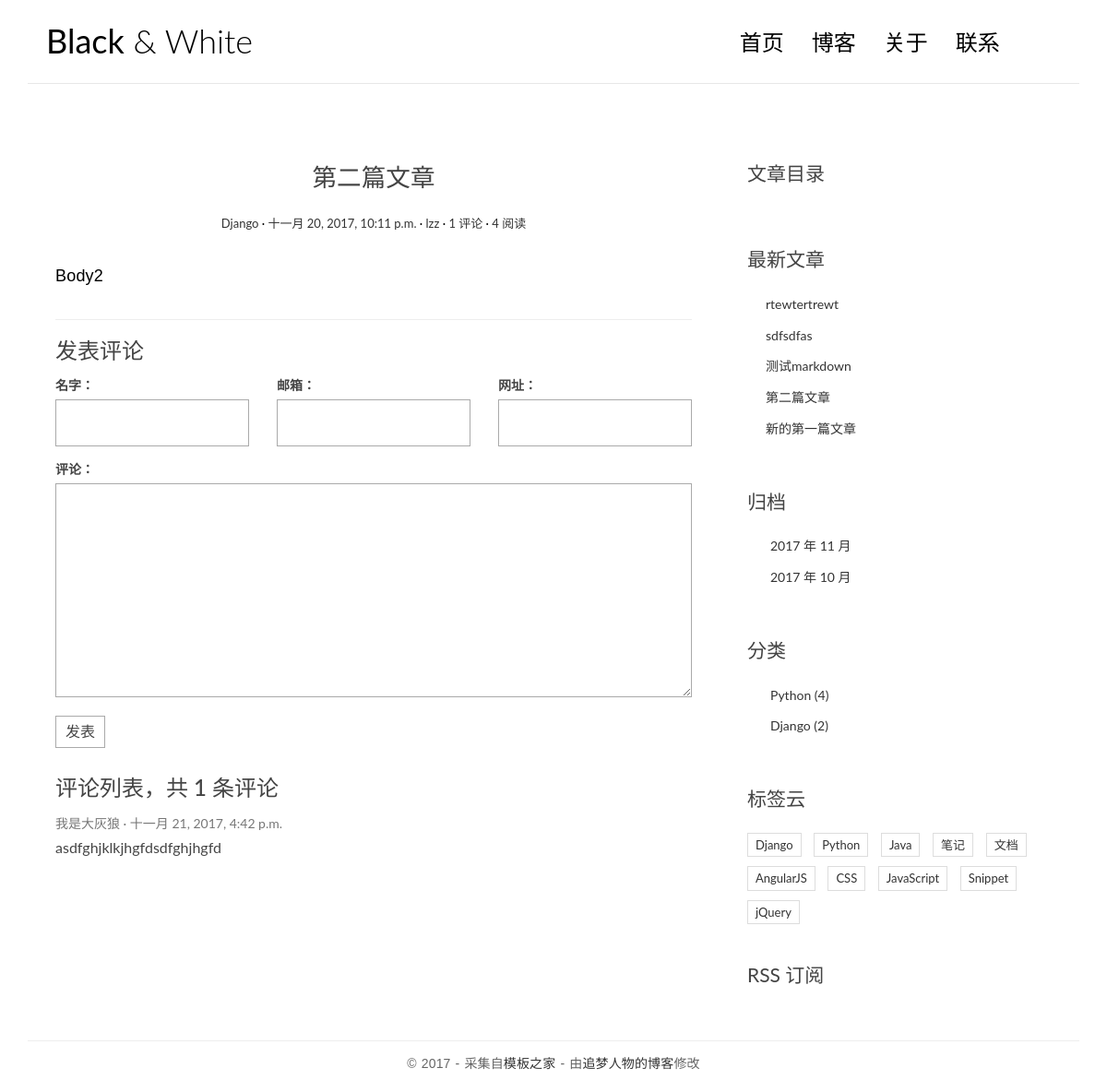
The app's page /post/2/ with its own data.
### blog/models.py (models this page shows, shortened)
class Post(models.Model):
    title = models.CharField(max_length=70)
    body = models.TextField()
    created_time = models.DateTimeField()
    modified_time = models.DateTimeField()
    excerpt = models.CharField(max_length=100, blank=True)
    category = models.ForeignKey(Category)
    tags = models.ManyToManyField(Tag, blank=True)
    author = models.ForeignKey(User)
    views = models.PositiveIntegerField(default=0)
    def get_absolute_url(self):
        return reverse('blog:detail', kwargs={'pk': self.pk})
    def increase_views(self):
        self.views += 1
        self.save(update_fields=['views'])
    class Meta:
        ordering = ['-created_time']
        verbose_name_plural = '文章'

class Category(models.Model):
    name = models.CharField(max_length=100)
    def __str__(self):
        return self.name

### comments/models.py (models this page shows, shortened)
class Comments(models.Model):
    name = models.CharField(max_length=100)
    email = models.EmailField(max_length=255)
    url = models.URLField(blank=True)
    text = models.TextField()
    created_time = models.DateTimeField(auto_now_add=True)
    post = models.ForeignKey('blog.Post')

### blog/views.py (the view)
# urls.py: url(r'^post/(?P<pk>[0-9]+)/$', views.PostDetailView.as_view(), name='detail'),
class PostDetailView(DetailView):
    model = Post
    template_name = 'blog/detail.html'
    context_object_name = 'post'
    '''
        def get(self, request, *args, **kwargs):
            response = super(PostDetailView, self).get(request, *args, **kwargs)
            self.object.increase_views()
            return response
    '''
    def get_object(self, queryset=None):
        post = super(PostDetailView, self).get_object(queryset=None)
        post.increase_views()
        md = markdown.Markdown(extensions=['markdown.extensions.extra',
                                           'markdown.extensions.codehilite',
                                           TocExtension(slugify=slugify),
                                           ])
        post.body = md.convert(post.body)
        post.toc = md.toc
        return post
    def get_context_data(self, **kwargs):
        context = super(PostDetailView, self).get_context_data(**kwargs)
        form = CommentForm()
        comment_list = self.object.comments_set.all()
        context.update({
            'form': form,
            'comment_list': comment_list
        })
        return context

### comments/forms.py
class CommentForm(forms.ModelForm):
    class Meta:
        model = Comments
        fields = ['name', 'email', 'url', 'text']

### blog/templatetags/blog_tags.py (called while the page is built)
@register.simple_tag
def get_recent_posts(num=5):
    return Post.objects.all().order_by('-created_time')[:num]

@register.simple_tag
def archives():
    return Post.objects.dates('created_time', 'month', order='DESC')

@register.simple_tag()
def get_categories():
    return Category.objects.annotate(num_posts=Count('post')).filter(num_posts__gt=0)

### templates/blog/detail.html (shortened to what this page needs)
{% extends 'base.html' %}
{% block main %}
    <article class="post post-1">
        <header class="entry-header">
            <h1 class="entry-title">{{ post.title }}</h1>
            <div class="entry-meta">
                <span class="post-category"><a href="#">{{ post.category }}</a></span>
                <span class="post-date"><a href="#"><time class="entry-date"
                                                          datetime="{{ post.created_time }}">{{ post.created_time }}</time></a></span>
                <span class="post-author"><a href="#">{{ post.author }}</a></span>
                <span class="comments-link"><a href="{{ post.get_absolute_url }}#comment-area">{{ post.comments_set.count }} 评论</a></span>
                <span class="views-count"><a href="#">{{ post.views }} 阅读</a></span>
            </div>
        </header>
        <div class="entry-content clearfix">
            {{ post.body|safe }}
        </div>
    </article>
    <section class="comment-area" id="comment-area">
        <hr>
        <h3>发表评论</h3>
        <form action="{% url 'comments:post_comment' post.pk %}" method="post" class="comment-form">
            <div class="row">
                <div class="col-md-4">
                    <label for="{{ form.name.id_for_label }}">名字：</label>
                    {{ form.name }}
                </div>
                <div class="col-md-4">
                    <label for="{{ form.name.id_for_label }}">邮箱：</label>
                    {{ form.email }}
                </div>
                <div class="col-md-4">
                    <label for="{{ form.name.id_for_label }}">网址：</label>
                    {{ form.url }}
                </div>
                <div class="col-md-12">
                    <label for="{{ form.name.id_for_label }}">评论：</label>
                    {{ form.text }}
                    <button type="submit" class="comment-btn">发表</button>
                </div>
            </div>
        </form>
        <div class="comment-list-panel">
            <h3>评论列表，共 <span>{{ post.comments_set.count }}</span> 条评论</h3>
            <ul class="comment-list list-unstyled">
                {% for comment in comment_list %}
                <li class="comment-item">
                    <span class="nickname">{{ comment.name }}</span>
                    <time class="submit-date" datetime="{{ comment.created_time }}">{{ comment.created_time }}</time>
                    <div class="text">
                        {{ comment.text }}
                    </div>
                </li>
                {% empty %}
                    暂无评论
                {% endfor %}
            </ul>
        </div>
    </section>
{% endblock %}
{% block toc %}
    <div class="widget widget-content">
        <h3 class="widget-title">文章目录</h3>
    </div>
{% endblock %}

### templates/base.html (shortened to what this page needs)
{% load blog_tags %}
<!DOCTYPE html>
<html>
<head>
    <link rel="stylesheet" href="/static/css/bootstrap.min.css">
    <link rel="stylesheet" href="http://code.ionicframework.com/ionicons/2.0.1/css/ionicons.min.css">
    <link rel="stylesheet" href="/static/css/pace.css">
    <link rel="stylesheet" href="/static/css/custom.css">
    <link rel="stylesheet" href="/static/css/highlights/github.css">
</head>
<body>
<div class="container">
    <header id="site-header">
        <div class="row">
            <div class="col-md-4 col-sm-5 col-xs-8">
                <div class="logo">
                    <h1><a href="{% url 'blog:index' %}"><b>Black</b> &amp; White</a></h1>
                </div>
            </div>
            <div class="col-md-8 col-sm-7 col-xs-4">
                <nav class="main-nav" role="navigation">
                    <div class="collapse navbar-collapse" id="bs-example-navbar-collapse-1">
                        <ul class="nav navbar-nav navbar-right">
                            <li class="cl-effect-11"><a href="{% url 'blog:index' %}" data-hover="首页">首页</a></li>
                            <li class="cl-effect-11"><a href="full-width.html" data-hover="博客">博客</a></li>
                            <li class="cl-effect-11"><a href="about.html" data-hover="关于">关于</a></li>
                            <li class="cl-effect-11"><a href="contact.html" data-hover="联系">联系</a></li>
                        </ul>
                    </div>
                </nav>
            </div>
        </div>
    </header>
</div>
<div class="content-body">
    <div class="container">
        <div class="row">
            <main class="col-md-8">
                {% block main %}
                {% endblock %}
            </main>
            <aside class="col-md-4">
                {% block toc %}
                {% endblock %}
                <div class="widget widget-recent-posts">
                    <h3 class="widget-title">最新文章</h3>
                    {% get_recent_posts as recent_post_list %}
                    <ul>
                        {% for post in recent_post_list %}
                        <li>
                            <a href="{{ post.get_absolute_url }}">{{ post.title }}</a>
                        </li>
                        {% endfor %}
                    </ul>
                </div>
                <div class="widget widget-archives">
                    <h3 class="widget-title">归档</h3>
                    {% archives as date_list %}
                    <ul>
                        {% for date in date_list %}
                        <li>
                            <a href="{% url 'blog:archives' date.year date.month %}">{{ date.year }} 年 {{ date.month }} 月</a>
                        </li>
                        {% endfor %}
                    </ul>
                </div>
                <div class="widget widget-category">
                    <h3 class="widget-title">分类</h3>
                    {% get_categories as category_list %}
                    <ul>
                        {% for category in category_list %}
                        <li>
                            <a href="{% url 'blog:category' category.pk %}">{{ category.name }}
                                <span class="post-count">({{ category.num_posts }})</span>
                            </a>
                        </li>
                        {% endfor %}
                    </ul>
                </div>
                <div class="widget widget-tag-cloud">
                    <h3 class="widget-title">标签云</h3>
                    <ul>
                        <li>
                            <a href="#">Django</a>
                        </li>
                        <li>
                            <a href="#">Python</a>
                        </li>
                        <li>
                            <a href="#">Java</a>
                        </li>
                        <li>
                            <a href="#">笔记</a>
                        </li>
                        <li>
                            <a href="#">文档</a>
                        </li>
                        <li>
                            <a href="#">AngularJS</a>
                        </li>
                        <li>
                            <a href="#">CSS</a>
                        </li>
                        <li>
                            <a href="#">JavaScript</a>
                        </li>
                        <li>
                            <a href="#">Snippet</a>
                        </li>
                        <li>
                            <a href="#">jQuery</a>
                        </li>
                    </ul>
                </div>
                <div class="rss">
                    <a href=""> RSS 订阅</a>
                </div>
            </aside>
        </div>
    </div>
</div>
<footer id="site-footer">
    <div class="container">
        <div class="row">
            <div class="col-md-12">
                <p class="copyright">&copy 2017 - 采集自<a href="http://www.cssmoban.com/"
                                                        target="_blank" title="模板之家">模板之家</a>
                    - 由<a href="http://zmrenwu.com/" title="网页模板" target="_blank">追梦人物的博客</a>修改
                </p>
            </div>
        </div>
    </div>
</footer>
</body>
</html>

### statics/css/custom.css (style rules this page uses)
* { outline: none; }
h1, h2, h3, h4, h5, h6 { margin-top: 0; }
b { font-weight: 400; }
a { color: #333; }
body { color: #444; font-family: 'Lato', sans-serif; }
p { font-family: 'Ubuntu', sans-serif; font-weight: 400; word-spacing: 1px; letter-spacing: 0.01em; }
#site-header { background-color: #FFF; padding: 25px 20px; margin-bottom: 40px; border-bottom: 1px solid #e7e7e7; }
.logo h1 a { color: #000; }
.logo h1 { margin: 0; font-family: 'Lato', sans-serif; font-weight: 300; }
.main-nav { margin-top: 11px; max-width: 95%; }
.main-nav a { color: #000000 !important; padding: 0 0 5px 0 !important; margin-right: 30px; font-family: 'Lato', sans-serif; font-weight: 300; font-size: 24px; }
.cl-effect-11 a { padding: 10px 0; color: #0972b4; text-shadow: none; }
.cl-effect-11 a::before { position: absolute; top: 0; left: 0; overflow: hidden; padding: 0 0 5px 0 !important; max-width: 0; border-bottom: 1px solid #000; color: #000; content: attr(data-hover); white-space: nowrap; -webkit-transition: max-width 0.5s; -moz-transition: max-width 0.5s; transition: max-width 0.5s; }
.content-body { padding-bottom: 4em; }
.post { background: #fff; padding: 30px 30px 0; }
.entry-title { text-align: center; font-size: 1.9em; margin-bottom: 20px; line-height: 1.6; padding: 10px 20px 0; }
.entry-meta { text-align: center; color: #DDDDDD; font-size: 13px; margin-bottom: 30px; }
.entry-content { font-size: 18px; line-height: 1.9; font-weight: 300; color: #000; }
.post-category::after, .post-date::after, .post-author::after, .comments-link::after { content: ' ·'; color: #000; }
.widget { background: #fff; padding: 30px 0 0; }
.widget-title { font-size: 1.5em; margin-bottom: 20px; line-height: 1.6; padding: 10px 0 0; font-weight: 400; }
.widget-recent-posts ul { padding: 0; margin: 0; padding-left: 20px; }
.widget-recent-posts ul li { list-style-type: none; position: relative; line-height: 170%; margin-bottom: 10px; }
.widget-recent-posts ul li::before { content: '\f3d3'; font-family: "Ionicons"; position: absolute; left: -17px; top: 3px; font-size: 16px; color: #000; }
.widget-archives ul { padding: 0; margin: 0; padding-left: 25px; }
.widget-archives ul li { list-style-type: none; position: relative; line-height: 170%; margin-bottom: 10px; }
.widget-archives ul li::before { content: '\f3f3'; font-family: "Ionicons"; position: absolute; left: -25px; top: 1px; font-size: 16px; color: #000; }
.widget-category ul { padding: 0; margin: 0; padding-left: 25px; }
.widget-category ul li { list-style-type: none; position: relative; line-height: 170%; margin-bottom: 10px; }
.widget-category ul li::before { content: '\f3fe'; font-family: "Ionicons"; position: absolute; left: -25px; top: 1px; font-size: 18px; color: #000; }
.widget-tag-cloud ul { padding: 0; margin: 0; margin-right: -10px; }
.widget-tag-cloud ul li { list-style-type: none; font-size: 13px; display: inline-block; margin-right: 10px; margin-bottom: 10px; padding: 3px 8px; border: 1px solid #ddd; }
.rss { font-size: 21px; margin-top: 30px; }
.rss a { color: #444; }
#site-footer { padding-top: 10px; padding: 0 0 1.5em 0; }
.copyright { text-align: center; padding-top: 1em; margin: 0; border-top: 1px solid #eee; color: #666; }
.contact-form input, .comment-form input { border: 1px solid #aaa; margin-bottom: 15px; width: 100%; padding: 15px 15px; font-size: 16px; line-height: 100%; transition: 0.4s border-color linear; }
.contact-form textarea, .comment-form textarea { border: 1px solid #aaa; margin-bottom: 15px; width: 100%; padding: 15px 15px; font-size: 16px; line-height: 20px !important; min-height: 183px; transition: 0.4s border-color linear; }
.comment-area { padding: 0 30px 0; }
.comment-form { margin-top: 15px; }
.comment-form .comment-btn { background-color: #fff; border: 1px solid #aaa; font-size: 16px; padding: 5px 10px; }
.comment-list-panel { margin-top: 30px; }
.comment-list { margin-top: 15px; }
.comment-item .nickname, .comment-item .submit-date { color: #777; font-size: 14px; }
.comment-item .nickname:after { content: ' ·'; }
.comment-item .text { padding-top: 5px; font-size: 16px; }

### records on screen
Post: title "第二篇文章", category "Django", created_time "十一月 20, 2017, 10:11 p.m.", author "lzz", comments_set.count "1", views "4", body "Body2"
Comments: name "我是大灰狼", created_time "十一月 21, 2017, 4:42 p.m.", text "asdfghjklkjhgfdsdfghjhgfd"
Post: title "rtewtertrewt"
Post: title "sdfsdfas"
Post: title "测试markdown"
Post: title "新的第一篇文章"
Category: name "Python", num_posts "4"
Category: name "Django", num_posts "2"

### other values on screen
{{ date.year }} "2017" "2017"
{{ date.month }} "11" "10"
